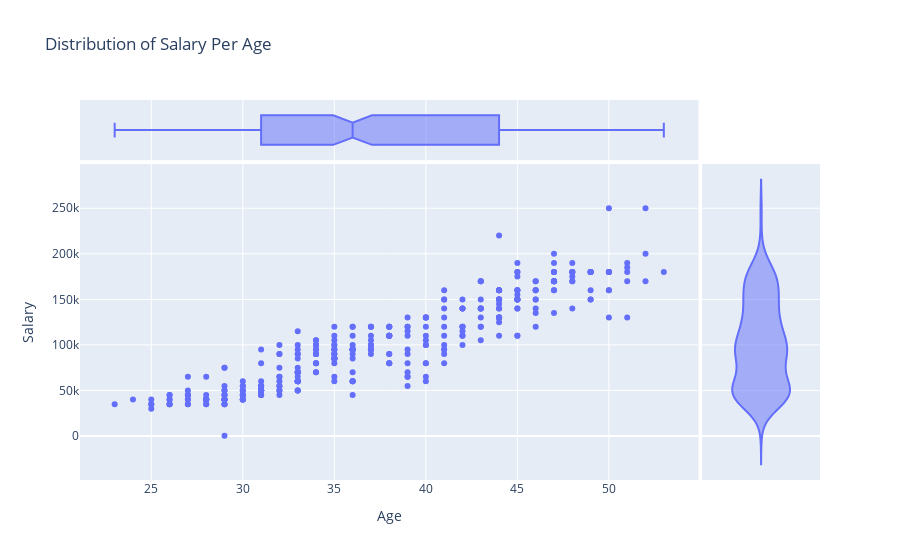

This figure's notebook cell:
### Code cell
fig=px.scatter(df,
                  x='Age',
                  y='Salary',
                  title="Distribution of Salary Per Age",
                  marginal_x='box',
                  marginal_y='violin'
                )
fig.show()

### Figure 1 — Plotly figure (JSON) as saved in the notebook; plotly's stock layout.template omitted (floating-point values rounded to 4 significant figures; data arrays with more than 128 entries replaced by an {"elided": "..."} marker saying what was removed)
{"data": [{"hovertemplate": "Age=%{x}<br>Salary=%{y}<extra></extra>", "legendgroup": "", "marker": {"color": "#636efa", "symbol": "circle"}, "mode": "markers", "name": "", "orientation": "v", "showlegend": false, "type": "scatter", "x": {"elided": "373 int values"}, "xaxis": "x", "y": {"elided": "373 int values"}, "yaxis": "y"}, {"alignmentgroup": "True", "hovertemplate": "Age=%{x}<extra></extra>", "legendgroup": "", "marker": {"color": "#636efa", "symbol": "circle"}, "name": "", "notched": true, "offsetgroup": "", "showlegend": false, "type": "box", "x": {"elided": "373 int values"}, "xaxis": "x3", "yaxis": "y3"}, {"alignmentgroup": "True", "hovertemplate": "Salary=%{y}<extra></extra>", "legendgroup": "", "marker": {"color": "#636efa", "symbol": "circle"}, "name": "", "offsetgroup": "", "scalegroup": "y", "showlegend": false, "type": "violin", "xaxis": "x2", "y": {"elided": "373 int values"}, "yaxis": "y2"}], "layout": {"legend": {"tracegroupgap": 0}, "title": {"text": "Distribution of Salary Per Age"}, "xaxis": {"anchor": "y", "domain": [0, 0.8358], "title": {"text": "Age"}}, "xaxis2": {"anchor": "y2", "domain": [0.8408, 1], "matches": "x2", "showgrid": false, "showline": false, "showticklabels": false, "ticks": ""}, "xaxis3": {"anchor": "y3", "domain": [0, 0.8358], "matches": "x", "showgrid": true, "showticklabels": false}, "xaxis4": {"anchor": "y4", "domain": [0.8408, 1], "matches": "x2", "showgrid": false, "showline": false, "showticklabels": false, "ticks": ""}, "yaxis": {"anchor": "x", "domain": [0, 0.8316], "title": {"text": "Salary"}}, "yaxis2": {"anchor": "x2", "domain": [0, 0.8316], "matches": "y", "showgrid": true, "showticklabels": false}, "yaxis3": {"anchor": "x3", "domain": [0.8416, 1], "matches": "y3", "showgrid": false, "showline": false, "showticklabels": false, "ticks": ""}, "yaxis4": {"anchor": "x4", "domain": [0.8416, 1], "matches": "y3", "showgrid": true, "showline": false, "showticklabels": false, "ticks": ""}}}
